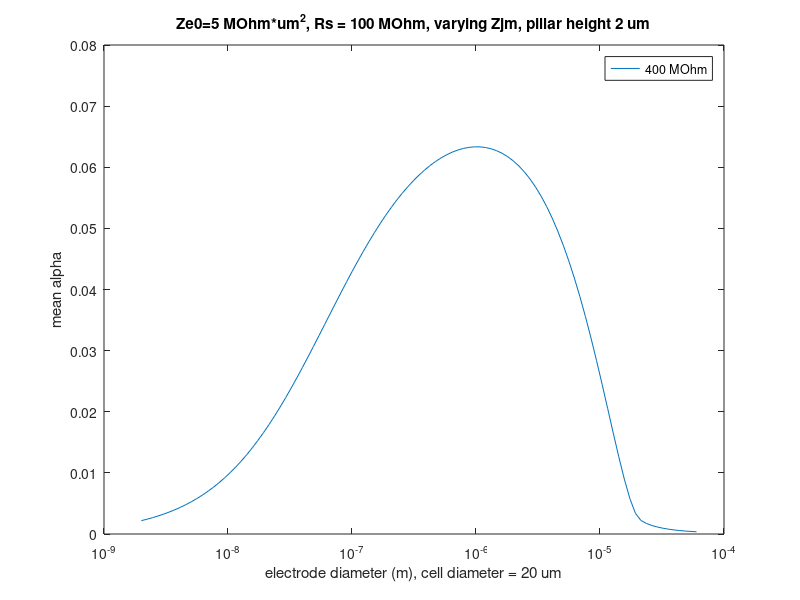

Source code (MATLAB):
clear all

% Assumption: cells are tightly arranged in a hexagonal way.
% Electode position uniformly distributed in the lattice

% Set electrode size paraters
rcell = 10e-6; % unit: m
min_ratio = 1e-4;
max_ratio = 3;

% Initialize the electrode radius vector, electrode impedance vector
num_size = 101;
relectrode = logspace(log10(min_ratio * rcell), log10(max_ratio * rcell), num_size);
electrode_area = pi * relectrode.^2;

height = 2e-6; % pillar height 2 um
electrode_surface_area = 2 * pi * relectrode * height;

% Set circiut parameters
Rs = 0.1e9; %unit: ohm
Rjm = 400e6; %unit: ohm
Zin = 50e6; %unit: ohm

% Set Ze0, using SH5, Ze = 300 kOhm at 5 kHz, or 1.5 MOhm at 1 kHz
r0 = 5e-6; %unit: m
rin0 = 4e-6; %unit: m
hole_depth = 1.4e-6; %unit: m
Area0 = pi * r0^2 + 2 * pi * rin0 * hole_depth;
Z0 = 1.5e6; %unit: ohm, at 1 kHz
Y0 = 1 / Z0;
Ye0 = Y0 / Area0;
Ze0 = Z0 * Area0 / 1; % 1 for normal Ze0, 10 for reduced Ze0

Ze0 = 50e-6; % set from 5e-6 to 500e-6

% Define the function for parallel impedance calculations
function Z = impedance_para(Z1, Z2)
    if (Z1 == Inf)
        Z = Z2;
        else if (Z1 == Inf)
            Z = Z1;
            else
            Z = (Z1 * Z2) / (Z1 + Z2);
        end
    end
end

% Set the final output, mean alpha
mean_alpha = zeros(1,num_size);




% Start Monte-Carlo sampling the 2d space, calculate the overlap area
% Define the coordinates for the sampling grid
num_step = 101;

x = linspace(0, rcell, num_step);
y = linspace(0, rcell/sqrt(3), num_step);

for k = 1:num_size

    % Initialize variables for storing results
    num_effect_point = 0;
    sum_alpha = 0;

    % Initialize the R and r of two circles for different relectrode and rcell
    R = max(rcell,relectrode(k));
    r = min(rcell,relectrode(k));
    D1 = R - r;
    D2 = R + r;
    area_small_circle = pi * r.^2;

    % set the electrode parameters

    % simply consider the sidewall height = 4 * re
    % the surface area fo sidewall = 8 * pi * re^2

    Ze = Ze0 / electrode_surface_area(k); % nanopillar impedance

for i = 1:num_step
    for j = 1:num_step
        if j <= i
            num_effect_point = num_effect_point + 1;

        %calculate phi
            d = sqrt(x(i)^2 + y(j)^2);
            if d <= D1
                overlap_area = area_small_circle;
            end
            
            if (d > D1) & (d <= D2)
                theta1 = acos((d^2 + R^2 - r^2) / (2 * d * R));
                theta2  = acos((d^2 + r^2 - R^2) / (2 * d * r));

                overlap_area = R^2 * theta1 + r^2 * theta2 ...
                            - 0.5 * sqrt( ...
                            (-d + R + r) * ...
                            ( d + R - r) * ...
                            ( d - R + r) * ...
                            ( d + R + r) );
            end
            if d > D2
                overlap_area = 0;
            end

            phi = overlap_area / electrode_area(k);

        %calculate alpha
            Zee = (1 / phi) * Ze;
            Zep = (1 / (1 - phi)) * Ze;

            Zine = Zee + impedance_para(Zep,Zin);
            
            tran1 = impedance_para(Zine,Rs) / (impedance_para(Zine,Rs) + Rjm);
            tran2 = impedance_para(Zep,Zin) / (Zee + impedance_para(Zep,Zin));
            alpha = tran1 * tran2;

            sum_alpha = sum_alpha + alpha; % Accumulate the product of x values
        end
    end
end

mean_alpha(k) = sum_alpha / num_effect_point;

end

relectrode_tran = relectrode';
delectrode_tran = 2 * relectrode_tran;
mean_alpha_tran = mean_alpha';

% output meanalpha vs. size
% meanAlpha = table(2 * relectrode', mean_alpha', 'VariableNames', {'ElectrodeDiameter (um)', 'MeanAlpha'});
% writetable(meanAlpha, 'Disk MeanAlpha vs ElectrodeDiameter.csv');

% plot meanalpha vs. size
figure(1)
plot(2 * relectrode, mean_alpha)
xlabel('electrode diameter (m), cell diameter = 20 um')
ylabel('mean alpha')
set(gca, 'XScale', 'log')
%title('Ze ~ 1/A')
title('Ze0=5 MOhm*um^2, Rs = 100 MOhm, varying Zjm, pillar height 2 um')
legend('400 MOhm','100 MOhm','25 MOhm','1 MOhm','1 kOhm')
hold on;
